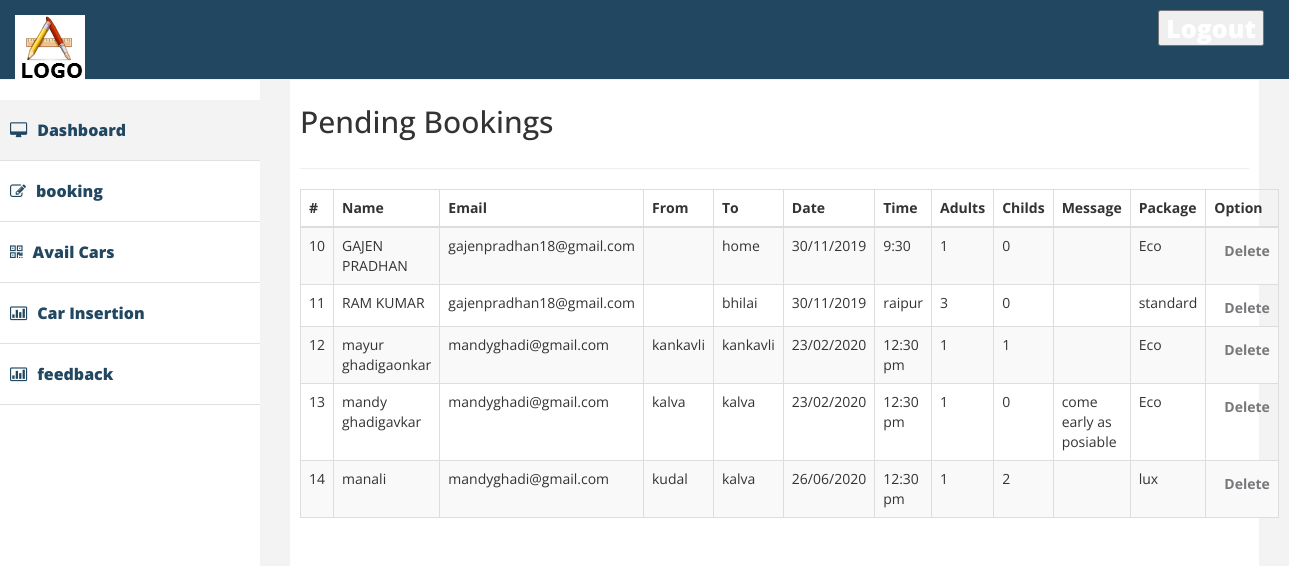
Page /admin/booking.php on the committed database.
### tables this page shows
CREATE TABLE `user_info` (
  `id` int(222) NOT NULL,
  `name` varchar(222) NOT NULL,
  `email` varchar(222) NOT NULL,
  `Dfrom` varchar(222) NOT NULL,
  `Dto` varchar(222) NOT NULL,
  `date` varchar(222) NOT NULL,
  `time` varchar(222) NOT NULL,
  `adult` varchar(222) NOT NULL,
  `child` varchar(222) NOT NULL,
  `text` text NOT NULL,
  `pack` varchar(222) NOT NULL
);

### admin/booking.php (the view, shortened to what this page needs)
<?php
include("../connection/connect.php");
 $sql = "DELETE FROM user_info WHERE id='$_GET[id]'";
mysqli_query($db,$sql);
?>
<!DOCTYPE html>
<head>
    <link href="assets/css/bootstrap.css" rel="stylesheet" />
    <link href="assets/css/font-awesome.css" rel="stylesheet" />
    <link href="assets/css/custom.css" rel="stylesheet" />
</head>
<body>
    <div id="wrapper">
         <div class="navbar navbar-inverse navbar-fixed-top">
            <div class="adjust-nav">
                <div class="navbar-header">
                    <a class="navbar-brand" href="#">
                        <img src="assets/img/logo.png" />
                    </a>
                </div>
                 <span class="logout-spn" >
                  <a href="#" style="color:#fff;"><form action="" method="post"><input type="submit" name="logout" value="Logout" /></form></a>
                </span>
            </div>
        </div>
        <nav class="navbar-default navbar-side" role="navigation">
            <div class="sidebar-collapse">
               <ul class="nav" id="main-menu">
                    <li class="active-link">
                        <a href="dashboard.php" ><i class="fa fa-desktop "></i>Dashboard </a>
                    </li>
                    <li>
                        <a href="booking.php"><i class="fa fa-edit "></i>booking </a>
                    </li>
                    <li>
                        <a href="car.php"><i class="fa fa-qrcode "></i>Avail Cars</a>
                    </li>
                    <li>
                        <a href="insertcar.php"><i class="fa fa-bar-chart-o"></i>Car Insertion</a>
                    </li>
					<li>
                        <a href="feedback.php"><i class="fa fa-bar-chart-o"></i>feedback </a>
                    </li>
                </ul>
                            </div>
        </nav>
        <div id="page-wrapper" >
            <div id="page-inner">
                <div class="row">
                    <div class="col-md-12">
                     <h2>Pending Bookings </h2>
                    </div>
                </div>
                  <hr />
		 	 <div class="row">
                    <div class="col-lg-6 col-md-6">
		           <table class="table table-striped table-bordered table-hover">
                            <thead>
                                <tr>
                                    <th>#</th>
                                    <th> Name</th>
                                    <th> Email</th>
                                    <th>From</th>
									 <th>To</th>
									 <th>Date</th>
									  <th>Time</th>
									   <th>Adults</th>
									    <th>Childs</th>
										 <th>Message</th>
										  <th>Package</th>
										    <th>Option</th>
                                </tr>
                            </thead>
							 <tbody>
<?php
    $sql = "SELECT * FROM user_info";
	 $result = mysqli_query($db, $sql);
while($row = mysqli_fetch_array($result))
{
       $id =$row['id'];
	       $name =$row['name'];
		       $email =$row['email'];
			       $Dfrom =$row['Dfrom'];
				       $Dto =$row['Dto'];
					       $date =$row['date'];
						       $time =$row['time'];
							       $adult =$row['adult'];
								       $child =$row['child'];
									       $text =$row['text'];
										       $pack =$row['pack'];
							 echo '<tr>';
                               echo     " <td>".$id."</td>";
                              echo    " <td>".$name."</td>";
                             echo     " <td>".$email."</td>";
                            echo       " <td>".$Dfrom."</td>";
							 echo	" <td>".$Dto."</td>";
                              echo   " <td>".$date."</td>";
                            echo   " <td>".$time."</td>";
                           echo     " <td>".$adult."</td>";
							 echo		" <td>".$child."</td>";
                              echo      " <td>".$text."</td>";
                             echo     " <td>".$pack."</td>";
                              echo     " <td><a  style='float:left;font-weight:bold;margin-left:10px;margin-top:5px;color:#76787b;' href=blank.php?&id=".$row['id'].">Delete</a></td>";
                       echo      '   </tr>';
}
?>
                            </tbody>
                        </table>
                    </div>
    </div>
            </div>
        </div>
</body>

### admin/assets/css/custom.css (style rules this page uses)
body { font-family: 'Open Sans', sans-serif; line-height:30px; }
#wrapper { width: 100%; margin-top:50px; }
#page-wrapper { padding: 15px 15px; min-height: 600px; background:#F3F3F3; }
#page-inner { width:100%; margin:10px 20px 10px 0px; background-color:#fff!important; padding:10px; min-height:1050px; }
.sidebar-collapse .nav { padding:0; padding-top:50px; }
.sidebar-collapse > .nav > li > a { padding:15px 10px; color: #214761; font-weight: 900; font-size: 16px; }
.sidebar-collapse > .nav > li { border-bottom:1px solid #e1e1e1; }
.navbar-side { border:none; background-color: #fff; }
.navbar-inverse { background-color: #214761; border-color: #F0F0F0; min-height: 80px; }
.nav > li > a > i { margin-right:10px; }
.logout-spn { float:right; color:#fff; font-size:25px; font-weight:800; margin:20px; margin: 10px 25px 10px 50px; }
.logout-spn a { text-decoration:none; }
.active-link { background-color:#f3f3f3; }
@media (min-width:768px) { #page-wrapper { margin: 0 0 0 260px; padding: 15px 30px; min-height: 1050px; } }
@media (min-width:768px) { .navbar-side { z-index: 1; position: absolute; width: 260px; } }

### rows in the picture
user_info: id "10", name "GAJEN PRADHAN", email "gajenpradhan18@gmail.com", Dto "home", date "30/11/2019", time "9:30", adult "1", child "0", pack "Eco"
user_info: id "11", name "RAM KUMAR", email "gajenpradhan18@gmail.com", Dto "bhilai", date "30/11/2019", time "raipur", adult "3", child "0", pack "standard"
user_info: id "12", name "mayur ghadigaonkar", email "mandyghadi@gmail.com", Dfrom "kankavli", Dto "kankavli", date "23/02/2020", time "12:30 pm", adult "1", child "1", pack "Eco"
user_info: id "13", name "mandy ghadigavkar", email "mandyghadi@gmail.com", Dfrom "kalva", Dto "kalva", date "23/02/2020", time "12:30 pm", adult "1", child "0", text "come early as posiable", pack "Eco"
user_info: id "14", name "manali", email "mandyghadi@gmail.com", Dfrom "kudal", Dto "kalva", date "26/06/2020", time "12:30 pm", adult "1", child "2", pack "lux"
